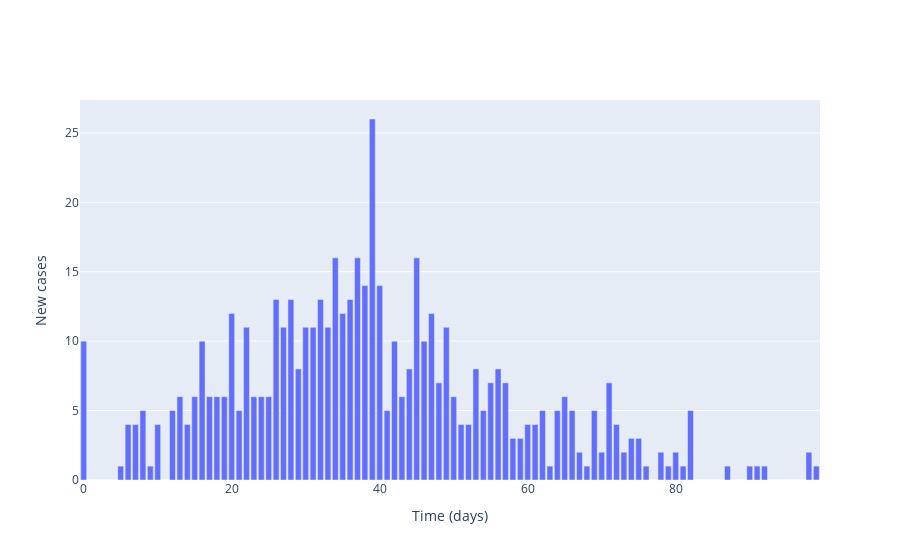

Notebook cell for this chart:
### Markdown cell above
## Plot local incidence numbers

### Code cell
# Plot (bar chart cases each day)
fig = go.Figure()

# Plot of incidences
fig.add_trace(
    go.Bar(
        x=times,
        y=cases,
        name='Incidences'
    )
)

# Add axis labels
fig.update_layout(
    xaxis_title='Time (days)',
    yaxis_title='New cases'
)

fig.show()

### Figure 1 — Plotly figure (JSON) as saved in the notebook; plotly's stock layout.template omitted (floating-point values rounded to 4 significant figures)
{"data": [{"name": "Incidences", "type": "bar", "x": [0, 1, 2, 3, 4, 5, 6, 7, 8, 9, 10, 11, 12, 13, 14, 15, 16, 17, 18, 19, 20, 21, 22, 23, 24, 25, 26, 27, 28, 29, 30, 31, 32, 33, 34, 35, 36, 37, 38, 39, 40, 41, 42, 43, 44, 45, 46, 47, 48, 49, 50, 51, 52, 53, 54, 55, 56, 57, 58, 59, 60, 61, 62, 63, 64, 65, 66, 67, 68, 69, 70, 71, 72, 73, 74, 75, 76, 77, 78, 79, 80, 81, 82, 83, 84, 85, 86, 87, 88, 89, 90, 91, 92, 93, 94, 95, 96, 97, 98, 99], "y": [10, 0, 0, 0, 0, 1, 4, 4, 5, 1, 4, 0, 5, 6, 4, 6, 10, 6, 6, 6, 12, 5, 11, 6, 6, 6, 13, 11, 13, 8, 11, 11, 13, 11, 16, 12, 13, 16, 14, 26, 14, 5, 10, 6, 8, 16, 10, 12, 7, 11, 6, 4, 4, 8, 5, 7, 8, 7, 3, 3, 4, 4, 5, 1, 5, 6, 5, 2, 1, 5, 2, 7, 4, 2, 3, 3, 1, 0, 2, 1, 2, 1, 5, 0, 0, 0, 0, 1, 0, 0, 1, 1, 1, 0, 0, 0, 0, 0, 2, 1]}], "layout": {"xaxis": {"title": {"text": "Time (days)"}}, "yaxis": {"title": {"text": "New cases"}}}}
